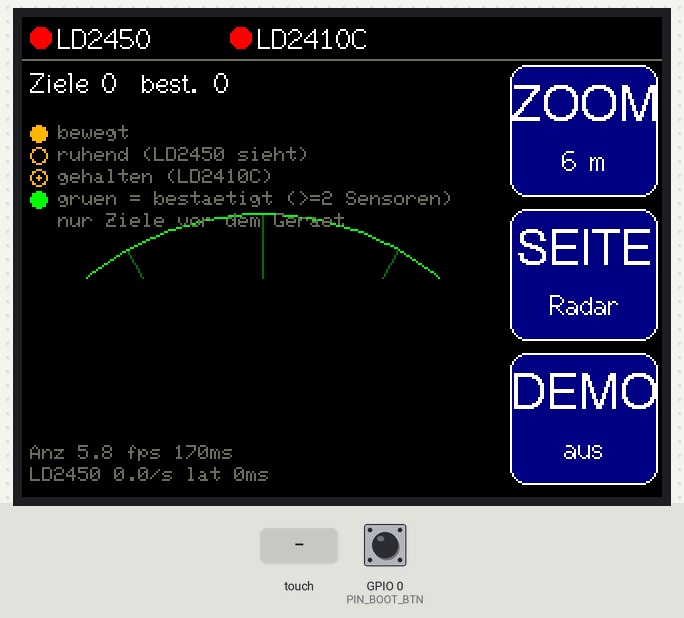
Simulated run of this program. Board: ESP32. Parts: 320×240 colour display. Inputs (shaded band) come from the test bench; at power-on: GPIO 0 (PIN_BOOT_BTN) HIGH. EEPROM starts erased.

Above: at 2.0 s.
2.1 s: GPIO 0 (PIN_BOOT_BTN) pulled LOW for 0.15 s
At 2.53 s:
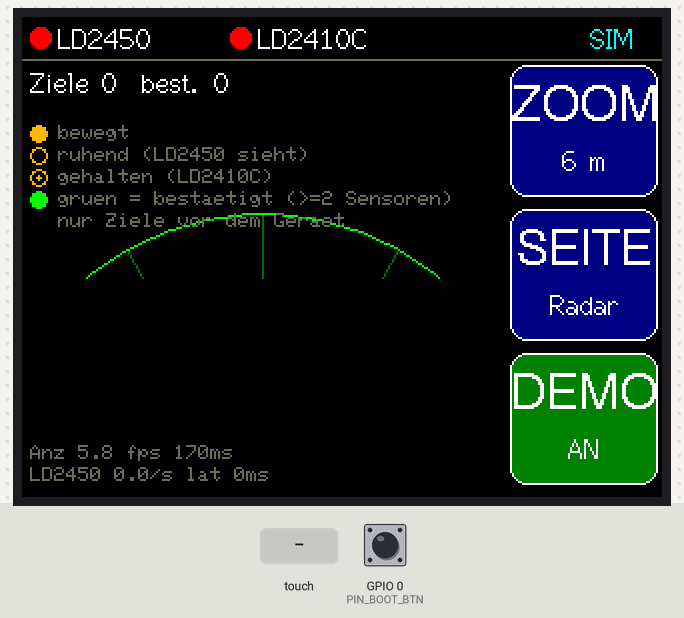
4.4 s: touch panel pressed at 87 % / 30 % of its raw x / y range
At 5.7 s:
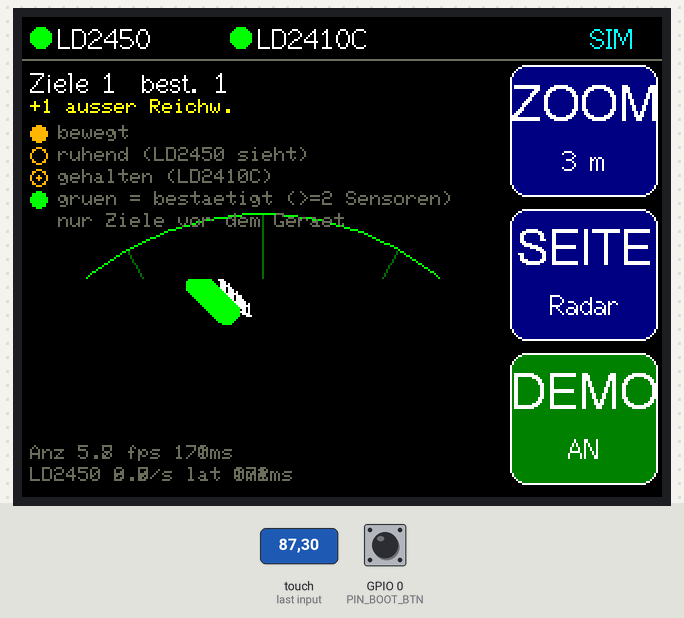
7.4 s: touch panel pressed at 87 % / 50 % of its raw x / y range
At 8.07 s:
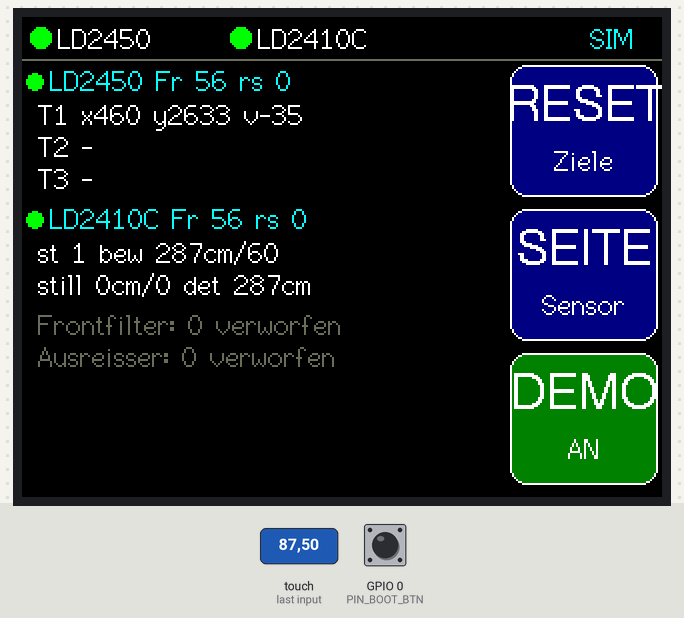
9.8 s: GPIO 0 (PIN_BOOT_BTN) pulled LOW for 1 s
At 10.23 s:
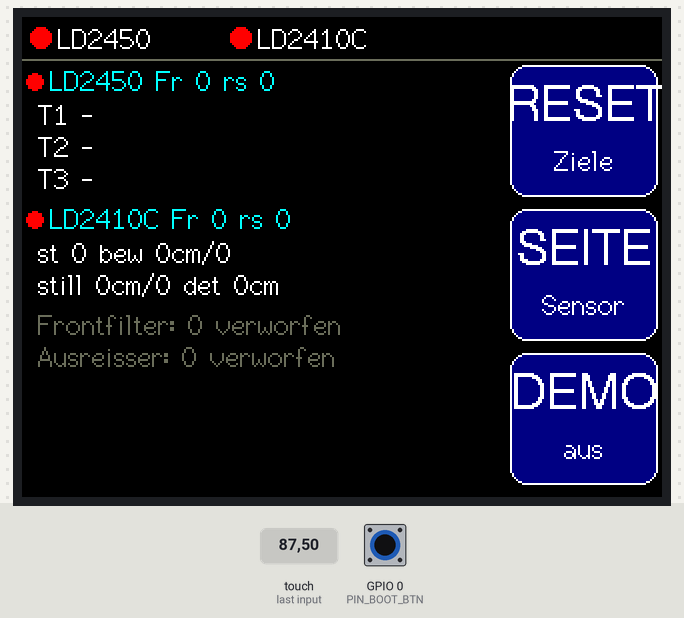
Timing chart, 0 to 12.8 s (numbered marks = the images above; inputs shaded):
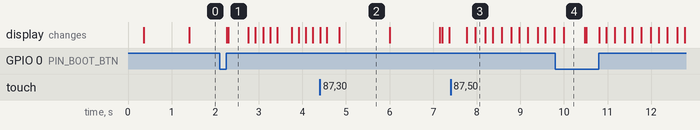

The program:

main.cpp
```cpp
// CYD Radar-Tracker: LD2450 + LD2410C Sensorfusion (LD2420 optional per ENABLE_LD2420), nur Ziele vor dem Geraet, Touch-UI. KEIN WLAN, kein Passwort.
// STATUS: kompiliert; Parser/Fusion am PC getestet. Auf Hardware mit echten Sensoren UNGETESTET.
#include <Arduino.h>
#include <SPI.h>
#include <Preferences.h>
#include <TFT_eSPI.h>
#include <XPT2046_Touchscreen.h>
#include "config.h"
#include "ld_parsers.h"
#include "fusion.h"
#include "sim.h"
#include "ui.h"
#include "state_json.h"

TFT_eSPI tft;
TFT_eSprite rg(&tft);     // Seiteninhalt/Radarbereich 240x218 (8 Bit), wird je Frame komplett gepusht
TFT_eSprite bgs(&tft);    // statischer Radar-Hintergrund 240x218 (einmal je Zoomstufe gezeichnet)
TFT_eSprite sbs(&tft);    // Statusleiste 320x22
SPIClass touchSPI(VSPI);
XPT2046_Touchscreen ts(TOUCH_CS, TOUCH_IRQ);
Preferences prefs;

static Ld2450Parser p450;
static Ld2410Parser p410;
#if ENABLE_LD2420
static Ld2420Parser p420;
static SensorLink link420;
#endif
static SensorLink link450, link410;
static Tracker trk;
static UiState ui;
static bool rgOk = false, bgOk = false, sbOk = false;
static int8_t bgZoom = -1;                 // fuer welche Zoomstufe bgs gilt (-1 = ungueltig)
static bool chromeDirty = true;            // Statusleiste + rechte Buttons neu zeichnen
static uint32_t chromeSig = 0xFFFFFFFF, lastChrome = 0;
// Messwerte (am Geraet, siehe Radar-Info links unten und '#'-Zeile)
static volatile bool renderPending = false, jsonPending = false;
static uint32_t frameMs = 0, framePendingMs = 0, perfT0 = 0, perfFrames0 = 0, perfRenders = 0, perfLatSum = 0, perfLatN = 0, perfLatMax = 0, perfRenderUs = 0;
static uint16_t pFps10 = 0, pRenderMs = 0, pFrameHz10 = 0, pLatMs = 0, pLatMax = 0;

#if PC_SERIAL_JSON
static char jbuf[3072];
static char cmdBuf[24]; static uint8_t cmdN = 0;
static uint32_t lastJson = 0, lastInfo = 0, jsonDropped = 0;
#endif
static uint32_t gNow = 0, lastTouchMs = 0, lastRender = 0, lastSim = 0, demoT0 = 0, lastBoot = 0;

// Jeder neue LD2450-Frame wird sofort in die Fusion uebernommen und loest Anzeige + JSON-Zeile aus.
static void feed450(uint8_t b) {
  if (p450.feed(b)) {
    link450.note(gNow); trk.onFrame2450(p450.last, gNow);
    if (!renderPending) { renderPending = true; framePendingMs = gNow; }
    jsonPending = true;
  }
}
static void feed410(uint8_t b) { if (p410.feed(b)) { link410.note(gNow); trk.onReport2410(p410.last, gNow); } }
#if ENABLE_LD2420
static void feed420(uint8_t b) { if (p420.feed(b)) { link420.note(gNow); trk.onReport2420(p420.last, gNow); } }
#endif

static void saveSettings() {
  prefs.putBool("zoom6", ui.zoom6);
  prefs.putBool("mirror", ui.mirrorX);
  prefs.putInt("tol", trk.cfg.tol2410);
  prefs.putUInt("hold", trk.cfg.holdGraceMs);
}

static void setDemo(bool on) {
  ui.demo = on;
  trk.reset();
  link450 = SensorLink(); link410 = SensorLink();
  p450 = Ld2450Parser(); p410 = Ld2410Parser();
#if ENABLE_LD2420
  link420 = SensorLink(); p420 = Ld2420Parser();
#endif
  demoT0 = lastSim = millis();
}

static void handleButton(uint8_t id) {
  switch (id) {
    case B_ZOOM: ui.zoom6 = !ui.zoom6; break;
    case B_PAGE: ui.page = (ui.page + 1) % PG_COUNT; break;
    case B_DEMO: setDemo(!ui.demo); break;
    case B_RESET: trk.reset(); break;
    case B_TOL_M: trk.cfg.tol2410 = constrain(trk.cfg.tol2410 - 100, 300, 2000); trk.cfg.tol2420 = trk.cfg.tol2410; break;
    case B_TOL_P: trk.cfg.tol2410 = constrain(trk.cfg.tol2410 + 100, 300, 2000); trk.cfg.tol2420 = trk.cfg.tol2410; break;
    case B_HOLD_M: trk.cfg.holdGraceMs = constrain((int)trk.cfg.holdGraceMs - 500, 1000, 30000); break;
    case B_HOLD_P: trk.cfg.holdGraceMs = constrain((int)trk.cfg.holdGraceMs + 500, 1000, 30000); break;
    case B_MIRROR: ui.mirrorX = !ui.mirrorX; break;
    case B_DEFAULTS: trk.cfg = FusionCfg(); ui.mirrorX = false; break;
  }
  saveSettings();
  lastRender = 0; chromeDirty = true;   // sofort neu zeichnen
}

#if PC_SERIAL_JSON
// Nie blockieren: nur schreiben, wenn der Sendepuffer die ganze Zeile aufnimmt (sonst Zeile verwerfen).
static void pcEmit(const char* s, int n) {
  if (Serial.availableForWrite() >= n) Serial.write((const uint8_t*)s, n); else jsonDropped++;
}
static void pcHandleCmd(const char* c) {
  if (!strcmp(c, "sim 1")) { if (!ui.demo) { setDemo(true); saveSettings(); } }
  else if (!strcmp(c, "sim 0")) { if (ui.demo) { setDemo(false); saveSettings(); } }
  else if (!strcmp(c, "reset")) trk.reset();
  lastRender = 0; chromeDirty = true;
}
static void pcPoll() {
  while (Serial.available()) {
    char ch = (char)Serial.read();
    if (ch == '\n' || ch == '\r') { if (cmdN) { cmdBuf[cmdN] = 0; pcHandleCmd(cmdBuf); cmdN = 0; } }
    else if (cmdN < sizeof(cmdBuf) - 1) cmdBuf[cmdN++] = ch; else cmdN = 0;
  }
  // sofort nach jedem neuen LD2450-Frame (Mindestabstand PC_JSON_MIN_GAP_MS), sonst alle PC_JSON_PERIOD_MS (20 Hz)
  if ((jsonPending && gNow - lastJson >= PC_JSON_MIN_GAP_MS) || gNow - lastJson >= PC_JSON_PERIOD_MS) {
    lastJson = gNow; jsonPending = false;
    StateView sv = {&trk, &p450, &p410, &link450, &link410,
#if ENABLE_LD2420
                    &p420, &link420,
#endif
                    gNow, ui.demo, LINK_TIMEOUT_MS, pFps10, pRenderMs, pFrameHz10, pLatMs};
    int n = buildStateJson(jbuf, sizeof(jbuf) - 2, sv);
    if (n > 0) { jbuf[n++] = '\n'; pcEmit(jbuf, n); }
  }
  if (gNow - lastInfo >= 5000) {
    lastInfo = gNow;
    char info[260]; int k = snprintf(info, sizeof info,
        "# CYD-Tracker-2sensor-v3 self%d front y>%d r>=%d fov%d drop%lu alpha%.2f lost%d jump%d fps%u.%u rend%ums f450 %u.%u/s lat%ums max%ums\n",
        (int)SELF_ZONE_MM, (int)MIN_FRONT_Y_MM, (int)MIN_RANGE_MM, (int)FRONT_HALF_FOV_DEG, (unsigned long)jsonDropped, (double)POS_SMOOTH_ALPHA,
        (int)TRACK_LOST_MS, (int)OUTLIER_JUMP_MM, pFps10 / 10, pFps10 % 10, pRenderMs, pFrameHz10 / 10, pFrameHz10 % 10, pLatMs, pLatMax);
    pcEmit(info, k);
  }
}
#endif

static void fillView(UiView& v) {
  v.trk = &trk; v.p450 = &p450; v.p410 = &p410;
  v.link[0] = &link450; v.link[1] = &link410; v.link[2] = &link410;
#if ENABLE_LD2420
  v.p420 = &p420; v.link[2] = &link420;
#endif
  v.now = gNow; v.ui = &ui;
  v.ls[0] = link450.state(gNow, LINK_TIMEOUT_MS);
  v.ls[1] = link410.state(gNow, LINK_TIMEOUT_MS);
  v.ls[2] = LINK_NONE;
#if ENABLE_LD2420
  v.ls[2] = link420.state(gNow, LINK_TIMEOUT_MS, !p420.last.presence);
#endif
  v.fps10 = pFps10; v.renderMs = pRenderMs; v.frameHz10 = pFrameHz10; v.latMs = pLatMs;
}

// Zeichnet NUR den Radar-/Seitenbereich (240x218) jeden Frame; Statusleiste und rechte Buttons nur bei Aenderung bzw. alle UI_STATUS_MS.
static void render() {
  uint32_t t0 = micros();
  UiView v; fillView(v);
  uint32_t sig = (uint32_t)v.ls[0] | ((uint32_t)v.ls[1] << 2) | ((uint32_t)v.ls[2] << 4) | ((uint32_t)ui.demo << 6) | ((uint32_t)ui.page << 7) |
                 ((uint32_t)ui.zoom6 << 9) | ((uint32_t)ui.mirrorX << 10);
  bool full = chromeDirty || sig != chromeSig;
  if (!rgOk) {                                   // Notfall ohne Sprite: alles direkt (langsam)
    uiDrawAll(tft, v);
  } else {
    if (full || gNow - lastChrome >= UI_STATUS_MS) {
      if (sbOk) { uiDrawStatusOnly(sbs, v); sbs.pushSprite(0, 0); } else uiDrawStatusOnly(tft, v);
      lastChrome = gNow;
    }
    if (full) { uiDrawRightColumn(tft, v); chromeSig = sig; chromeDirty = false; }
    if (ui.page == PG_RADAR) {
      int8_t zk = ui.zoom6 ? 1 : 0;
      if (bgOk) {
        if (bgZoom != zk) { uiDrawRegionBg(bgs, v); bgZoom = zk; }
        memcpy(rg.getPointer(), bgs.getPointer(), (size_t)UI_REGION_W * UI_REGION_H);   // Hintergrund kopieren statt neu zeichnen
      } else uiDrawRegionBg(rg, v);
    }
    uiDrawRegionFg(rg, v);
    rg.pushSprite(0, UI_REGION_Y);
  }
  uint32_t t1 = micros();
  // Messwerte: Zeichenzeit, Latenz (neuer LD2450-Frame geparst -> Anzeige fertig), fps
  perfRenders++; perfRenderUs += t1 - t0;
  if (framePendingMs) { uint32_t l = millis() - framePendingMs; perfLatSum += l; perfLatN++; if (l > perfLatMax) perfLatMax = l; framePendingMs = 0; }
  uint32_t dtp = millis() - perfT0;
  if (dtp >= 1000) {
    pFps10 = (uint16_t)(perfRenders * 10000UL / dtp);
    pRenderMs = (uint16_t)(perfRenders ? (perfRenderUs / perfRenders + 500) / 1000 : 0);
    pFrameHz10 = (uint16_t)((p450.frames - perfFrames0) * 10000UL / dtp);
    pLatMs = (uint16_t)(perfLatN ? perfLatSum / perfLatN : 0); pLatMax = (uint16_t)perfLatMax;
    perfT0 = millis(); perfFrames0 = p450.frames; perfRenders = perfRenderUs = perfLatSum = perfLatN = perfLatMax = 0;
  }
}

void setup() {
  pinMode(PIN_BOOT_BTN, INPUT_PULLUP);
#if PC_SERIAL_JSON
  Serial.setTxBufferSize(2048);
  Serial.begin(PC_SERIAL_BAUD);          // USB-Serial (CH340) zum PC: JSON-Zeilen, kein Debug-Text
#endif
  // Nur RX-Pins (Sensor-TX -> ESP-RX); TX = -1: ESP sendet nichts an die Sensoren (Standardmodus lesen).
  Serial2.setRxBufferSize(1024); Serial2.begin(BAUD_LD2450, SERIAL_8N1, PIN_RX_LD2450, -1);
  Serial1.setRxBufferSize(1024); Serial1.begin(BAUD_LD2410, SERIAL_8N1, PIN_RX_LD2410, -1);
#if ENABLE_LD2420
  // UART0: RX auf IO35 umgemappt, TX bleibt IO1 (Boot-Log). USB-Seriell-Eingang ist damit deaktiviert.
  // UNTESTED: UART0-RX-Umlegung auf IO35 (nicht auf Hardware geprüft)
  Serial.setRxBufferSize(1024); Serial.begin(BAUD_LD2420, SERIAL_8N1, PIN_RX_LD2420, 1);
#endif   // ohne ENABLE_LD2420 bleiben IO35 und UART0 unbelegt

  prefs.begin("trk", false);
  ui.zoom6 = prefs.getBool("zoom6", true);
  ui.mirrorX = prefs.getBool("mirror", false);
  trk.cfg.tol2410 = trk.cfg.tol2420 = constrain(prefs.getInt("tol", FUSION_TOL_2410_MM), 300, 2000);
  trk.cfg.holdGraceMs = constrain((int)prefs.getUInt("hold", FUSION_HOLD_GRACE_MS), 1000, 30000);

  tft.init();
  tft.setRotation(DISPLAY_ROTATION);
  tft.fillScreen(TFT_BLACK);
  pinMode(TFT_BL, OUTPUT); digitalWrite(TFT_BL, HIGH);

  touchSPI.begin(TOUCH_CLK, TOUCH_MISO, TOUCH_MOSI, TOUCH_CS);
  ts.begin(touchSPI);
  ts.setRotation(DISPLAY_ROTATION);

  rg.setColorDepth(8);  rgOk = rg.createSprite(UI_REGION_W, UI_REGION_H) != nullptr;
  bgs.setColorDepth(8); bgOk = rgOk && bgs.createSprite(UI_REGION_W, UI_REGION_H) != nullptr;
  sbs.setColorDepth(8); sbOk = sbs.createSprite(320, 22) != nullptr;
  perfT0 = millis();
  gNow = millis();
  render();
}

void loop() {
  gNow = millis();

  if (!ui.demo) {
    int n = 0;
    while (Serial2.available() && n++ < 512) feed450((uint8_t)Serial2.read());
    n = 0;
    while (Serial1.available() && n++ < 512) feed410((uint8_t)Serial1.read());
    n = 0;
#if ENABLE_LD2420
    while (Serial.available() && n++ < 512) feed420((uint8_t)Serial.read());
#endif
  } else {
    while (Serial2.available()) Serial2.read();   // echte Daten im Demo-Modus verwerfen
    while (Serial1.available()) Serial1.read();
#if ENABLE_LD2420
    while (Serial.available()) Serial.read();
#endif
    while (gNow - lastSim >= 100) {               // Simulation in 100-ms-Schritten, gleiche Parser + Fusion
      lastSim += 100;
      SimBytes sb;
      simStep(lastSim - demoT0, sb);
      for (int i = 0; i < sb.n2450; i++) feed450(sb.b2450[i]);
      for (int i = 0; i < sb.n2410; i++) feed410(sb.b2410[i]);
#if ENABLE_LD2420
      for (int i = 0; i < sb.n2420; i++) feed420((uint8_t)sb.b2420[i]);
#endif
    }
  }

  trk.tick(gNow);   // jede Schleife (Timeouts TRACK_LOST_MS exakt, Rechenzeit vernachlaessigbar)
#if PC_SERIAL_JSON
  pcPoll();
#endif

  if (ts.tirqTouched() && ts.touched() && gNow - lastTouchMs > TOUCH_DEBOUNCE_MS) {
    TS_Point p = ts.getPoint();
    int x = constrain(map(p.x, TOUCH_X_MIN, TOUCH_X_MAX, 0, 319), 0, 319);
    int y = constrain(map(p.y, TOUCH_Y_MIN, TOUCH_Y_MAX, 0, 239), 0, 239);
    lastTouchMs = gNow;
    Btn b[10]; int n = uiButtons(ui, trk, b);
    for (int i = 0; i < n; i++)
      if (x >= b[i].x && x < b[i].x + b[i].w && y >= b[i].y && y < b[i].y + b[i].h) { handleButton(b[i].id); break; }
  }

  if (digitalRead(PIN_BOOT_BTN) == LOW && gNow - lastBoot > 600) { lastBoot = gNow; handleButton(B_DEMO); }

  // Radar: sofort nach jedem neuen Frame (frueestens nach UI_MIN_FRAME_MS), sonst mindestens alle UI_RENDER_MS. Andere Seiten: 5 Hz.
  uint32_t dr = gNow - lastRender;
  bool due = (ui.page == PG_RADAR) ? ((renderPending && dr >= UI_MIN_FRAME_MS) || dr >= UI_RENDER_MS) : (dr >= 200);
  if (due) { lastRender = gNow; renderPending = false; render(); }
}
```

sim.h
```cpp
// Demo-/Simulationsmodus + Frame-Encoder (auch fuer den Host-Test).
// Die Simulation erzeugt ECHTE Bytefolgen im Sensorformat und laeuft durch dieselben
// Parser und dieselbe Fusion wie reale Sensordaten.
#pragma once
#include <stdint.h>
#include <math.h>
#include <stdio.h>
#include <string.h>
#include "ld_parsers.h"

static const uint32_t SIM_PERIOD_MS = 40000;

// ---- Encoder (Gegenstueck zu den Parsern) ----
static inline uint16_t simEncSM(int v) { return v >= 0 ? (uint16_t)(0x8000 | (v & 0x7FFF)) : (uint16_t)((-v) & 0x7FFF); }

// out: 30 Byte. x,y mm; speed cm/s; n<=3 Ziele; fehlende = 0
static inline void encode2450(uint8_t* out, const int16_t (*xyv)[3], int n) {
  static const uint8_t H[4] = {0xAA, 0xFF, 0x03, 0x00};
  memcpy(out, H, 4);
  for (int i = 0; i < 3; i++) {
    uint8_t* p = out + 4 + i * 8;
    int x = 0, y = 0, v = 0, res = 0;
    if (i < n) { x = xyv[i][0]; y = xyv[i][1]; v = xyv[i][2]; res = 360; }
    uint16_t a = (x == 0 && y == 0) ? 0 : simEncSM(x), b = (x == 0 && y == 0) ? 0 : simEncSM(y), c = (x == 0 && y == 0) ? 0 : simEncSM(v);
    p[0] = a & 255; p[1] = a >> 8; p[2] = b & 255; p[3] = b >> 8; p[4] = c & 255; p[5] = c >> 8;
    p[6] = res & 255; p[7] = res >> 8;
  }
  out[28] = 0x55; out[29] = 0xCC;
}
// out: 23 Byte (Normalmodus)
static inline int encode2410(uint8_t* out, uint8_t state, uint16_t moveCm, uint8_t moveEn, uint16_t stillCm, uint8_t stillEn, uint16_t detCm) {
  static const uint8_t H[4] = {0xF4, 0xF3, 0xF2, 0xF1}, F[4] = {0xF8, 0xF7, 0xF6, 0xF5};
  memcpy(out, H, 4); out[4] = 0x0D; out[5] = 0x00;
  uint8_t* p = out + 6;
  p[0] = 0x02; p[1] = 0xAA; p[2] = state;
  p[3] = moveCm & 255; p[4] = moveCm >> 8; p[5] = moveEn;
  p[6] = stillCm & 255; p[7] = stillCm >> 8; p[8] = stillEn;
  p[9] = detCm & 255; p[10] = detCm >> 8; p[11] = 0x55; p[12] = 0x00;
  memcpy(out + 19, F, 4);
  return 23;
}

// ---- Szenario (Bodenwahrheit) ----
struct SimPerson { bool present; float x, y; bool moving; bool seen2450; };
static inline float simLerp(float a, float b, float f) { return a + (b - a) * (f < 0 ? 0 : f > 1 ? 1 : f); }

// Person A: laeuft rein (0-6 s), steht (6-22 s; LD2450 verliert sie ab 8,5 s), laeuft weiter (22-28 s), geht raus (28-32 s)
// Person B: laeuft durchs Bild (12-24 s)
static inline void simScenario(uint32_t tms, SimPerson& A, SimPerson& B) {
  float t = (tms % SIM_PERIOD_MS) / 1000.0f;
  A = {true, 0, 0, false, true}; B = {false, 0, 0, true, true};
  if (t < 6)        { A.x = simLerp(-1500, 600, t / 6);  A.y = simLerp(4500, 2500, t / 6); A.moving = true; }
  else if (t < 22)  { A.x = 600; A.y = 2500; A.moving = false; A.seen2450 = (t < 8.5f); }
  else if (t < 28)  { A.x = simLerp(600, -500, (t - 22) / 6); A.y = simLerp(2500, 1800, (t - 22) / 6); A.moving = true; }
  else if (t < 32)  { A.x = simLerp(-500, -3500, (t - 28) / 4); A.y = simLerp(1800, 800, (t - 28) / 4); A.moving = true; }
  else A.present = false;
  if (t >= 12 && t < 24) { B.present = true; B.x = simLerp(-1200, 2600, (t - 12) / 12); B.y = simLerp(1500, 5600, (t - 12) / 12); }
}

// Radialgeschwindigkeit in cm/s grob aus Bewegung (nur Vorzeichen/Betrag fuer die Anzeige)
static inline int simSpeed(const SimPerson& p) { return p.moving ? -35 : 0; }

static inline bool simInFov(float x, float y) {
  if (y <= 0 || y > 6000) return false;
  return fabsf(x) <= y * 1.732f;   // +-60 Grad
}

// Erzeugt die Sensor-Bytes fuer einen 100-ms-Schritt. Rueckgabe: Anzahl Bytes je Sensor.
struct SimBytes {
  uint8_t b2450[30]; int n2450;
  uint8_t b2410[32]; int n2410;
  char b2420[40];    int n2420;
};
static inline void simStep(uint32_t tms, SimBytes& o) {
  SimPerson A, B; simScenario(tms, A, B);
  int16_t xyv[3][3]; int n = 0;
  const SimPerson* ps[2] = {&A, &B};
  for (int i = 0; i < 2; i++) {
    const SimPerson& p = *ps[i];
    if (p.present && p.seen2450 && simInFov(p.x, p.y) && n < 3) {
      xyv[n][0] = (int16_t)p.x; xyv[n][1] = (int16_t)p.y; xyv[n][2] = (int16_t)simSpeed(p); n++;
    }
  }
  encode2450(o.b2450, xyv, n); o.n2450 = 30;
  // 2410C: bewegte Person -> Bewegt-Distanz, stehende -> Still-Distanz (Gate-Rauschen +-20 cm)
  uint8_t st = 0; uint16_t mv = 0, sd = 0;
  float jit = 20.0f * sinf(tms / 700.0f);
  for (int i = 0; i < 2; i++) {
    const SimPerson& p = *ps[i];
    if (!p.present || !simInFov(p.x, p.y)) continue;
    uint16_t cm = (uint16_t)(sqrtf(p.x * p.x + p.y * p.y) / 10.0f + jit);
    if (p.moving) { if (!mv) { st |= 1; mv = cm; } } else { if (!sd) { st |= 2; sd = cm; } }
  }
  o.n2410 = encode2410(o.b2410, st, mv, mv ? 60 : 0, sd, sd ? 45 : 0, st ? (mv ? mv : sd) : 0);
  // 2420: eine Distanz = naechste Person
  float best = 1e9f; bool any = false;
  for (int i = 0; i < 2; i++) {
    const SimPerson& p = *ps[i];
    if (!p.present || !simInFov(p.x, p.y)) continue;
    float r = sqrtf(p.x * p.x + p.y * p.y); if (r < best) best = r; any = true;
  }
  if (any) o.n2420 = snprintf(o.b2420, sizeof(o.b2420), "ON\r\nRange %d\r\n", (int)(best / 10.0f - jit));
  else     o.n2420 = snprintf(o.b2420, sizeof(o.b2420), "OFF\r\n");
}
```

Source omitted: fusion.h (11714 bytes), ld_parsers.h (8100 bytes), state_json.h (4918 bytes), ui.h (15559 bytes), config.h (5249 bytes)

Measured:
- after the input at 2.1 s, the display: first changes after 0.17 s (image 1 shows a later state)
- after the input at 4.4 s, the display: first differs from a run without the input after 0.16 s (image 2 shows a later state)
- after the input at 7.4 s, the display: first changes after 0.37 s (image 3 shows a later state)
- what the display in image 1 shows lasts 0.5 s, from 2.3 s to 2.8 s
- what the display in image 2 shows lasts 1.2 s, from 4.8 s to 6.0 s
